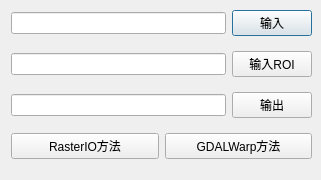
<?xml version="1.0" encoding="UTF-8"?>
<ui version="4.0">
 <class>ImageCutDlg</class>
 <widget class="QDialog" name="ImageCutDlg">
  <property name="geometry">
   <rect>
    <x>0</x>
    <y>0</y>
    <width>321</width>
    <height>180</height>
   </rect>
  </property>
  <property name="windowTitle">
   <string>图像裁剪</string>
  </property>
  <widget class="QWidget" name="">
   <property name="geometry">
    <rect>
     <x>11</x>
     <y>1</y>
     <width>301</width>
     <height>171</height>
    </rect>
   </property>
   <layout class="QVBoxLayout" name="verticalLayout">
    <item>
     <layout class="QHBoxLayout" name="horizontalLayout">
      <item>
       <widget class="QLineEdit" name="lineEditInput"/>
      </item>
      <item>
       <widget class="QPushButton" name="pushButtonInput">
        <property name="text">
         <string>输入</string>
        </property>
       </widget>
      </item>
     </layout>
    </item>
    <item>
     <layout class="QHBoxLayout" name="horizontalLayout_4">
      <item>
       <widget class="QLineEdit" name="lineEditROI"/>
      </item>
      <item>
       <widget class="QPushButton" name="pushButtonROI">
        <property name="text">
         <string>输入ROI</string>
        </property>
       </widget>
      </item>
     </layout>
    </item>
    <item>
     <layout class="QHBoxLayout" name="horizontalLayout_2">
      <item>
       <widget class="QLineEdit" name="lineEditOutput"/>
      </item>
      <item>
       <widget class="QPushButton" name="pushButtonOutput">
        <property name="text">
         <string>输出</string>
        </property>
       </widget>
      </item>
     </layout>
    </item>
    <item>
     <layout class="QHBoxLayout" name="horizontalLayout_3">
      <item>
       <widget class="QPushButton" name="pushButtonRasterIO">
        <property name="text">
         <string>RasterIO方法</string>
        </property>
       </widget>
      </item>
      <item>
       <widget class="QPushButton" name="pushButtonGDALWarp">
        <property name="text">
         <string>GDALWarp方法</string>
        </property>
       </widget>
      </item>
     </layout>
    </item>
   </layout>
  </widget>
 </widget>
 <resources/>
 <connections/>
</ui>
